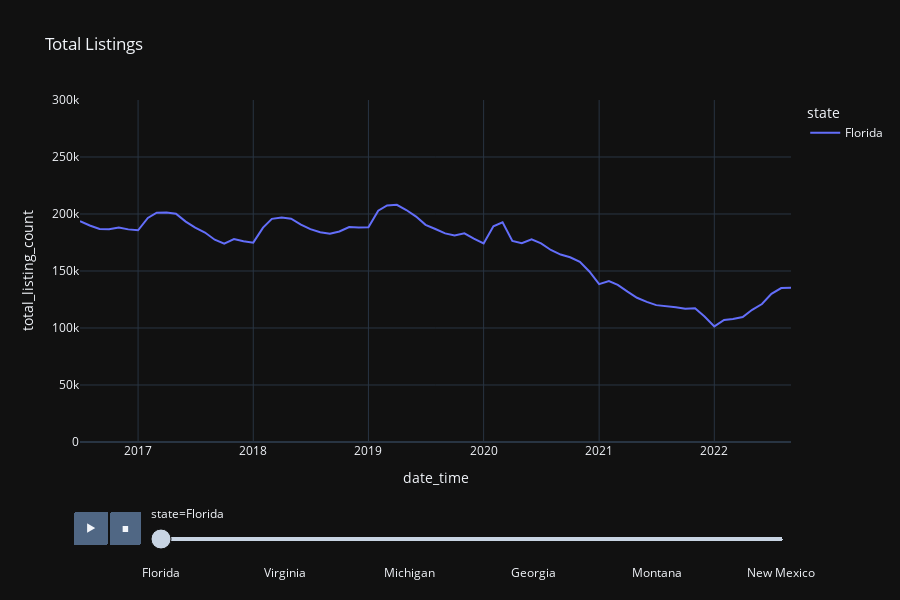

Here is the notebook cell this chart was saved with:
### Code cell
#Total listings by state (year over year)

fig_month_price = px.line(data, 
                        x="date_time", y="total_listing_count", 
                        color="state", 
                        animation_frame= 'state',
                        height=600,
                        template='plotly_dark', 
                        title="Total Listings"
                        )
fig_month_price.update_layout(yaxis={'categoryorder':'total ascending'},
                            yaxis_range=[0,300000]
                            )
fig_month_price.show()

### Figure 1 — Plotly figure (JSON) as saved in the notebook; plotly's stock layout.template omitted (floating-point values rounded to 4 significant figures)
{"data": [{"hovertemplate": "state=Florida<br>date_time=%{x}<br>total_listing_count=%{y}<extra></extra>", "legendgroup": "Florida", "line": {"color": "#636efa", "dash": "solid"}, "marker": {"symbol": "circle"}, "mode": "lines", "name": "Florida", "orientation": "v", "showlegend": true, "type": "scatter", "x": ["2022-09-01", "2022-08-01", "2022-07-01", "2022-06-01", "2022-05-01", "2022-04-01", "2022-03-01", "2022-02-01", "2022-01-01", "2021-12-01", "2021-11-01", "2021-10-01", "2021-09-01", "2021-08-01", "2021-07-01", "2021-06-01", "2021-05-01", "2021-04-01", "2021-03-01", "2021-02-01", "2021-01-01", "2020-12-01", "2020-11-01", "2020-10-01", "2020-09-01", "2020-08-01", "2020-07-01", "2020-06-01", "2020-05-01", "2020-04-01", "2020-03-01", "2020-02-01", "2020-01-01", "2019-12-01", "2019-11-01", "2019-10-01", "2019-09-01", "2019-08-01", "2019-07-01", "2019-06-01", "2019-05-01", "2019-04-01", "2019-03-01", "2019-02-01", "2019-01-01", "2018-12-01", "2018-11-01", "2018-10-01", "2018-09-01", "2018-08-01", "2018-07-01", "2018-06-01", "2018-05-01", "2018-04-01", "2018-03-01", "2018-02-01", "2018-01-01", "2017-12-01", "2017-11-01", "2017-10-01", "2017-09-01", "2017-08-01", "2017-07-01", "2017-06-01", "2017-05-01", "2017-04-01", "2017-03-01", "2017-02-01", "2017-01-01", "2016-12-01", "2016-11-01", "2016-10-01", "2016-09-01", "2016-08-01", "2016-07-01"], "xaxis": "x", "y": [135385, 135050, 129975, 121050, 115959, 109560, 107984, 106989, 101429, 110112, 117360, 116869, 118262, 118980, 120073, 122947, 126533, 131954, 137841, 141234, 138424, 149603, 158089, 162089, 164440, 168440, 174227, 177822, 174348, 176316, 192746, 189163, 174174, 178351, 183106, 181265, 182991, 186869, 190512, 197766, 203509, 208019, 207472, 202953, 188365, 188185, 188624, 184647, 182783, 183937, 186745, 190759, 195849, 196908, 195758, 188019, 174861, 176062, 178026, 173961, 177433, 183756, 187987, 193360, 200223, 201325, 201123, 196518, 185709, 186507, 188227, 186714, 186936, 189884, 193657], "yaxis": "y"}], "layout": {"height": 600, "legend": {"title": {"text": "state"}, "tracegroupgap": 0}, "sliders": [{"active": 0, "currentvalue": {"prefix": "state="}, "len": 0.9, "pad": {"b": 10, "t": 60}, "steps": [{"args": [["Florida"], {"frame": {"duration": 0, "redraw": false}, "fromcurrent": true, "mode": "immediate", "transition": {"duration": 0, "easing": "linear"}}], "label": "Florida", "method": "animate"}, {"args": [["Iowa"], {"frame": {"duration": 0, "redraw": false}, "fromcurrent": true, "mode": "immediate", "transition": {"duration": 0, "easing": "linear"}}], "label": "Iowa", "method": "animate"}, {"args": [["Utah"], {"frame": {"duration": 0, "redraw": false}, "fromcurrent": true, "mode": "immediate", "transition": {"duration": 0, "easing": "linear"}}], "label": "Utah", "method": "animate"}, {"args": [["Maryland"], {"frame": {"duration": 0, "redraw": false}, "fromcurrent": true, "mode": "immediate", "transition": {"duration": 0, "easing": "linear"}}], "label": "Maryland", "method": "animate"}, {"args": [["Indiana"], {"frame": {"duration": 0, "redraw": false}, "fromcurrent": true, "mode": "immediate", "transition": {"duration": 0, "easing": "linear"}}], "label": "Indiana", "method": "animate"}, {"args": [["Massachusetts"], {"frame": {"duration": 0, "redraw": false}, "fromcurrent": true, "mode": "immediate", "transition": {"duration": 0, "easing": "linear"}}], "label": "Massachusetts", "method": "animate"}, {"args": [["Ohio"], {"frame": {"duration": 0, "redraw": false}, "fromcurrent": true, "mode": "immediate", "transition": {"duration": 0, "easing": "linear"}}], "label": "Ohio", "method": "animate"}, {"args": [["North Dakota"], {"frame": {"duration": 0, "redraw": false}, "fromcurrent": true, "mode": "immediate", "transition": {"duration": 0, "easing": "linear"}}], "label": "North Dakota", "method": "animate"}, {"args": [["Wisconsin"], {"frame": {"duration": 0, "redraw": false}, "fromcurrent": true, "mode": "immediate", "transition": {"duration": 0, "easing": "linear"}}], "label": "Wisconsin", "method": "animate"}, {"args": [["Pennsylvania"], {"frame": {"duration": 0, "redraw": false}, "fromcurrent": true, "mode": "immediate", "transition": {"duration": 0, "easing": "linear"}}], "label": "Pennsylvania", "method": "animate"}, {"args": [["Virginia"], {"frame": {"duration": 0, "redraw": false}, "fromcurrent": true, "mode": "immediate", "transition": {"duration": 0, "easing": "linear"}}], "label": "Virginia", "method": "animate"}, {"args": [["Delaware"], {"frame": {"duration": 0, "redraw": false}, "fromcurrent": true, "mode": "immediate", "transition": {"duration": 0, "easing": "linear"}}], "label": "Delaware", "method": "animate"}, {"args": [["Illinois"], {"frame": {"duration": 0, "redraw": false}, "fromcurrent": true, "mode": "immediate", "transition": {"duration": 0, "easing": "linear"}}], "label": "Illinois", "method": "animate"}, {"args": [["Texas"], {"frame": {"duration": 0, "redraw": false}, "fromcurrent": true, "mode": "immediate", "transition": {"duration": 0, "easing": "linear"}}], "label": "Texas", "method": "animate"}, {"args": [["New Hampshire"], {"frame": {"duration": 0, "redraw": false}, "fromcurrent": true, "mode": "immediate", "transition": {"duration": 0, "easing": "linear"}}], "label": "New Hampshire", "method": "animate"}, {"args": [["Wyoming"], {"frame": {"duration": 0, "redraw": false}, "fromcurrent": true, "mode": "immediate", "transition": {"duration": 0, "easing": "linear"}}], "label": "Wyoming", "method": "animate"}, {"args": [["Arkansas"], {"frame": {"duration": 0, "redraw": false}, "fromcurrent": true, "mode": "immediate", "transition": {"duration": 0, "easing": "linear"}}], "label": "Arkansas", "method": "animate"}, {"args": [["South Carolina"], {"frame": {"duration": 0, "redraw": false}, "fromcurrent": true, "mode": "immediate", "transition": {"duration": 0, "easing": "linear"}}], "label": "South Carolina", "method": "animate"}, {"args": [["Missouri"], {"frame": {"duration": 0, "redraw": false}, "fromcurrent": true, "mode": "immediate", "transition": {"duration": 0, "easing": "linear"}}], "label": "Missouri", "method": "animate"}, {"args": [["Rhode Island"], {"frame": {"duration": 0, "redraw": false}, "fromcurrent": true, "mode": "immediate", "transition": {"duration": 0, "easing": "linear"}}], "label": "Rhode Island", "method": "animate"}, {"args": [["Michigan"], {"frame": {"duration": 0, "redraw": false}, "fromcurrent": true, "mode": "immediate", "transition": {"duration": 0, "easing": "linear"}}], "label": "Michigan", "method": "animate"}, {"args": [["South Dakota"], {"frame": {"duration": 0, "redraw": false}, "fromcurrent": true, "mode": "immediate", "transition": {"duration": 0, "easing": "linear"}}], "label": "South Dakota", "method": "animate"}, {"args": [["Alabama"], {"frame": {"duration": 0, "redraw": false}, "fromcurrent": true, "mode": "immediate", "transition": {"duration": 0, "easing": "linear"}}], "label": "Alabama", "method": "animate"}, {"args": [["Louisiana"], {"frame": {"duration": 0, "redraw": false}, "fromcurrent": true, "mode": "immediate", "transition": {"duration": 0, "easing": "linear"}}], "label": "Louisiana", "method": "animate"}, {"args": [["Nebraska"], {"frame": {"duration": 0, "redraw": false}, "fromcurrent": true, "mode": "immediate", "transition": {"duration": 0, "easing": "linear"}}], "label": "Nebraska", "method": "animate"}, {"args": [["Mississippi"], {"frame": {"duration": 0, "redraw": false}, "fromcurrent": true, "mode": "immediate", "transition": {"duration": 0, "easing": "linear"}}], "label": "Mississippi", "method": "animate"}, {"args": [["Tennessee"], {"frame": {"duration": 0, "redraw": false}, "fromcurrent": true, "mode": "immediate", "transition": {"duration": 0, "easing": "linear"}}], "label": "Tennessee", "method": "animate"}, {"args": [["Nevada"], {"frame": {"duration": 0, "redraw": false}, "fromcurrent": true, "mode": "immediate", "transition": {"duration": 0, "easing": "linear"}}], "label": "Nevada", "method": "animate"}, {"args": [["New York"], {"frame": {"duration": 0, "redraw": false}, "fromcurrent": true, "mode": "immediate", "transition": {"duration": 0, "easing": "linear"}}], "label": "New York", "method": "animate"}, {"args": [["Connecticut"], {"frame": {"duration": 0, "redraw": false}, "fromcurrent": true, "mode": "immediate", "transition": {"duration": 0, "easing": "linear"}}], "label": "Connecticut", "method": "animate"}, {"args": [["Georgia"], {"frame": {"duration": 0, "redraw": false}, "fromcurrent": true, "mode": "immediate", "transition": {"duration": 0, "easing": "linear"}}], "label": "Georgia", "method": "animate"}, {"args": [["Alaska"], {"frame": {"duration": 0, "redraw": false}, "fromcurrent": true, "mode": "immediate", "transition": {"duration": 0, "easing": "linear"}}], "label": "Alaska", "method": "animate"}, {"args": [["Arizona"], {"frame": {"duration": 0, "redraw": false}, "fromcurrent": true, "mode": "immediate", "transition": {"duration": 0, "easing": "linear"}}], "label": "Arizona", "method": "animate"}, {"args": [["Hawaii"], {"frame": {"duration": 0, "redraw": false}, "fromcurrent": true, "mode": "immediate", "transition": {"duration": 0, "easing": "linear"}}], "label": "Hawaii", "method": "animate"}, {"args": [["Maine"], {"frame": {"duration": 0, "redraw": false}, "fromcurrent": true, "mode": "immediate", "transition": {"duration": 0, "easing": "linear"}}], "label": "Maine", "method": "animate"}, {"args": [["New Jersey"], {"frame": {"duration": 0, "redraw": false}, "fromcurrent": true, "mode": "immediate", "transition": {"duration": 0, "easing": "linear"}}], "label": "New Jersey", "method": "animate"}, {"args": [["Kansas"], {"frame": {"duration": 0, "redraw": false}, "fromcurrent": true, "mode": "immediate", "transition": {"duration": 0, "easing": "linear"}}], "label": "Kansas", "method": "animate"}, {"args": [["Colorado"], {"frame": {"duration": 0, "redraw": false}, "fromcurrent": true, "mode": "immediate", "transition": {"duration": 0, "easing": "linear"}}], "label": "Colorado", "method": "animate"}, {"args": [["Oklahoma"], {"frame": {"duration": 0, "redraw": false}, "fromcurrent": true, "mode": "immediate", "transition": {"duration": 0, "easing": "linear"}}], "label": "Oklahoma", "method": "animate"}, {"args": [["Idaho"], {"frame": {"duration": 0, "redraw": false}, "fromcurrent": true, "mode": "immediate", "transition": {"duration": 0, "easing": "linear"}}], "label": "Idaho", "method": "animate"}, {"args": [["Montana"], {"frame": {"duration": 0, "redraw": false}, "fromcurrent": true, "mode": "immediate", "transition": {"duration": 0, "easing": "linear"}}], "label": "Montana", "method": "animate"}, {"args": [["West Virginia"], {"frame": {"duration": 0, "redraw": false}, "fromcurrent": true, "mode": "immediate", "transition": {"duration": 0, "easing": "linear"}}], "label": "West Virginia", "method": "animate"}, {"args": [["Minnesota"], {"frame": {"duration": 0, "redraw": false}, "fromcurrent": true, "mode": "immediate", "transition": {"duration": 0, "easing": "linear"}}], "label": "Minnesota", "method": "animate"}, {"args": [["Kentucky"], {"frame": {"duration": 0, "redraw": false}, "fromcurrent": true, "mode": "immediate", "transition": {"duration": 0, "easing": "linear"}}], "label": "Kentucky", "method": "animate"}, {"args": [["North Carolina"], {"frame": {"duration": 0, "redraw": false}, "fromcurrent": true, "mode": "immediate", "transition": {"duration": 0, "easing": "linear"}}], "label": "North Carolina", "method": "animate"}, {"args": [["Oregon"], {"frame": {"duration": 0, "redraw": false}, "fromcurrent": true, "mode": "immediate", "transition": {"duration": 0, "easing": "linear"}}], "label": "Oregon", "method": "animate"}, {"args": [["Washington"], {"frame": {"duration": 0, "redraw": false}, "fromcurrent": true, "mode": "immediate", "transition": {"duration": 0, "easing": "linear"}}], "label": "Washington", "method": "animate"}, {"args": [["Vermont"], {"frame": {"duration": 0, "redraw": false}, "fromcurrent": true, "mode": "immediate", "transition": {"duration": 0, "easing": "linear"}}], "label": "Vermont", "method": "animate"}, {"args": [["California"], {"frame": {"duration": 0, "redraw": false}, "fromcurrent": true, "mode": "immediate", "transition": {"duration": 0, "easing": "linear"}}], "label": "California", "method": "animate"}, {"args": [["District of Columbia"], {"frame": {"duration": 0, "redraw": false}, "fromcurrent": true, "mode": "immediate", "transition": {"duration": 0, "easing": "linear"}}], "label": "District of Columbia", "method": "animate"}, {"args": [["New Mexico"], {"frame": {"duration": 0, "redraw": false}, "fromcurrent": true, "mode": "immediate", "transition": {"duration": 0, "easing": "linear"}}], "label": "New Mexico", "method": "animate"}], "x": 0.1, "xanchor": "left", "y": 0, "yanchor": "top"}], "title": {"text": "Total Listings"}, "updatemenus": [{"buttons": [{"args": [null, {"frame": {"duration": 500, "redraw": false}, "fromcurrent": true, "mode": "immediate", "transition": {"duration": 500, "easing": "linear"}}], "label": "&#9654;", "method": "animate"}, {"args": [[null], {"frame": {"duration": 0, "redraw": false}, "fromcurrent": true, "mode": "immediate", "transition": {"duration": 0, "easing": "linear"}}], "label": "&#9724;", "method": "animate"}], "direction": "left", "pad": {"r": 10, "t": 70}, "showactive": false, "type": "buttons", "x": 0.1, "xanchor": "right", "y": 0, "yanchor": "top"}], "xaxis": {"anchor": "y", "domain": [0, 1], "title": {"text": "date_time"}}, "yaxis": {"anchor": "x", "categoryorder": "total ascending", "domain": [0, 1], "range": [0, 300000], "title": {"text": "total_listing_count"}}}}
